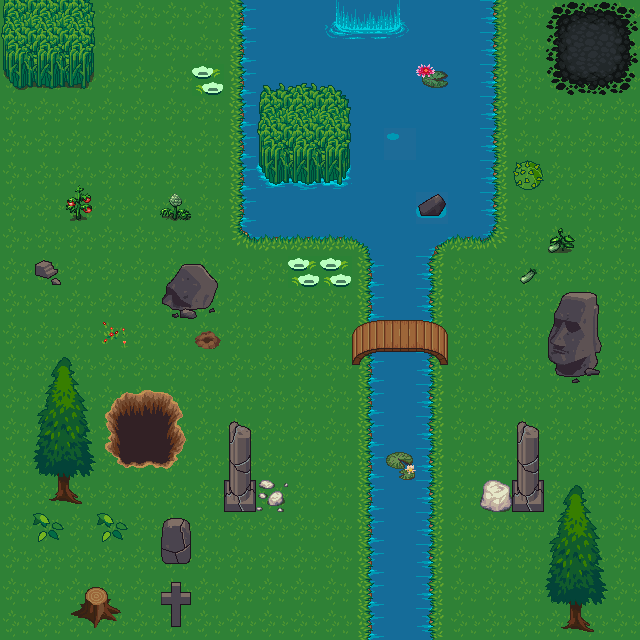

Below is a game level as drawn by its tile map, then a one-line description and the .tmx that defines it (tile-layer data replaced by summaries):
An orthogonal 20x20 tile map with 32x32 px tiles, 2 tile layers (Layer1, Layer2).

<map version="1.0" orientation="orthogonal" renderorder="right-down" width="20" height="20" tilewidth="32" tileheight="32" nextobjectid="1">
 <tileset firstgid="1" name="terrain_atlas" tilewidth="32" tileheight="32" tilecount="1024">
  <image source="terrain_atlas.png" width="1024" height="1024" />
  <tile id="451">
   <animation>
    <frame tileid="451" duration="1000" />
    <frame tileid="453" duration="1000" />
   </animation>
  </tile>
  <tile id="803">
   <animation>
    <frame tileid="803" duration="300" />
    <frame tileid="804" duration="300" />
   </animation>
  </tile>
 </tileset>
 <layer name="Layer1" width="20" height="20">
  <data>[400 cells, 400 non-empty, 12 distinct tile ids]</data>
 </layer>
 <layer name="Layer2" width="20" height="20">
  <data>[400 cells, 113 non-empty, 91 distinct tile ids]</data>
 </layer>
</map>
